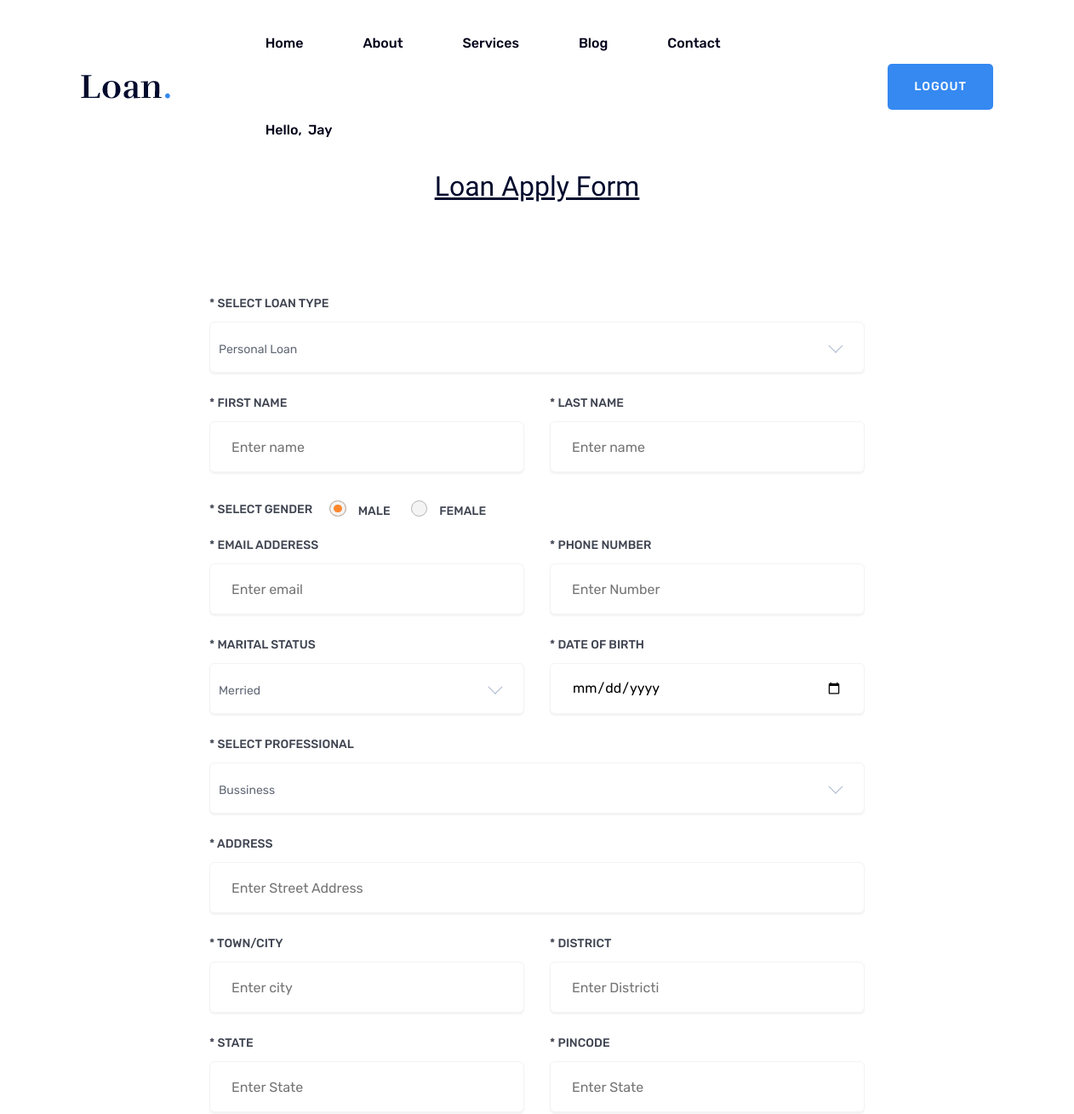
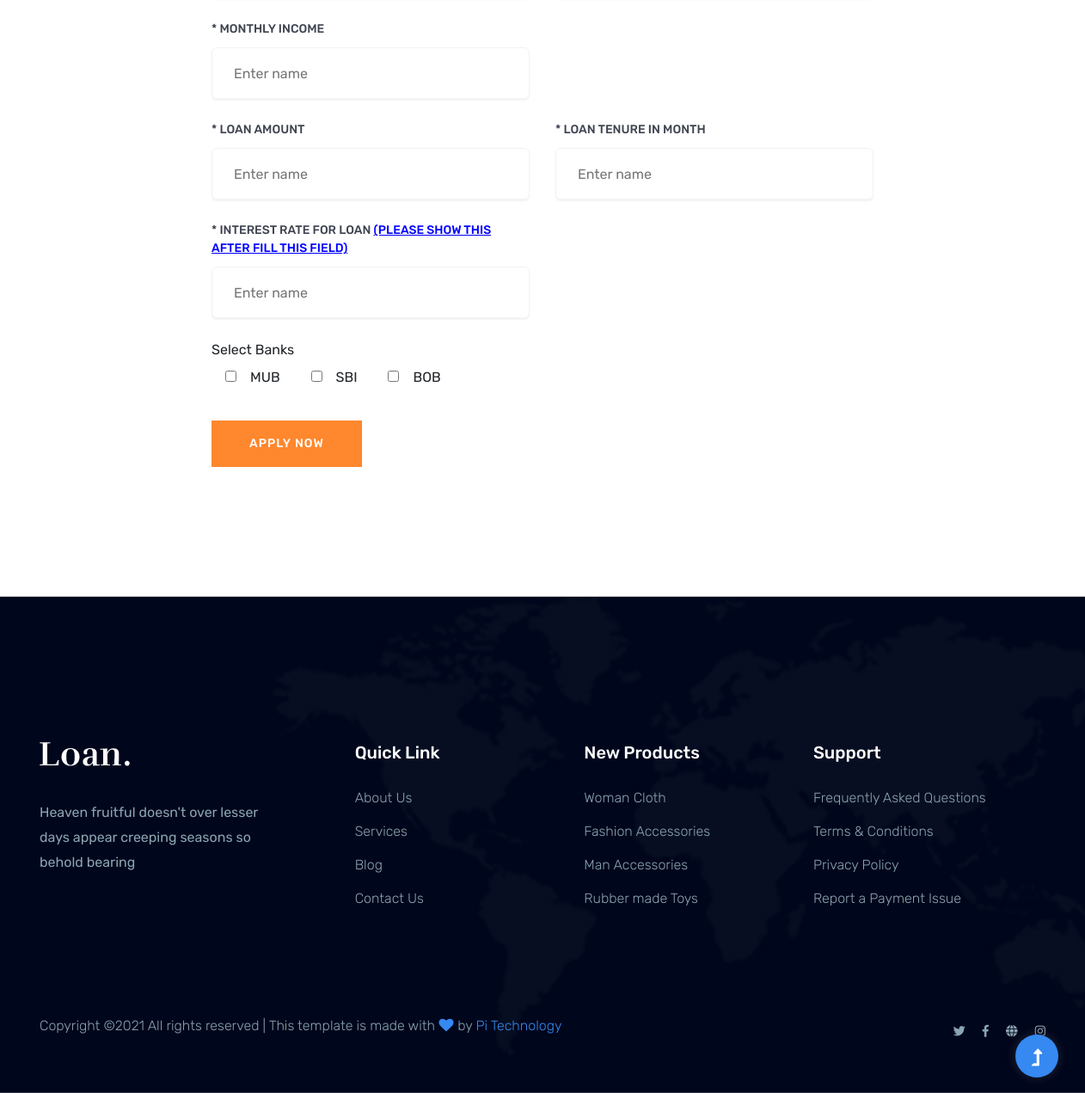
The page /user_management/apply/ (signed in) on the database its author committed (2 pictures, top to bottom).
### login_management/models.py (models this page shows, shortened)
class user_registered(models.Model):
    u_primery_id = models.CharField(max_length = 10,default='')
    firstname = models.CharField(max_length=20)
    lastname = models.CharField(max_length=20)
    email = models.EmailField(max_length=50)
    phone = models.CharField(max_length=10)
    user_image = models.ImageField(upload_to='user_image',default='')
    password = models.CharField(max_length=15)

### main_admin_management/models.py (models this page shows, shortened)
class main_bank(models.Model):
    bankname = models.CharField(max_length=20)
    main_bank_id = models.CharField(max_length=8,default='')
    numberofbranch = models.CharField(max_length=20,default='0')

### user_management/views.py (the view, shortened to what this page needs)
# urls.py: path('apply/',views.apply,name='apply'),
def apply(request):
    if request.session.has_key('id'):
        user_data = get_object_or_404(user_registered,pk=request.session['id'])
        bank_name = main_bank.objects.all()
        return render(request,'user_management/apply.html',{'id':user_data.pk,'user_data':user_data.firstname,'bank_name':bank_name})
    return redirect('/')

### templates/user_management/apply.html (shortened to what this page needs)
{% extends 'base.html' %}
{% load static %}
{% block main %}
<main>
<div class="slider-height2 hero-overly2 d-flex align-items-center">
<div class="container">
<div class="row">
<div class="col-xl-12">
<div class="hero-cap text-center pt-200">
<h2 style="text-decoration: underline;">Loan Apply Form</h2>
</div>
</div>
</div>
</div>
</div>
<div class="apply-area pt-100 pb-150">
<div class="container">
<div class="row justify-content-center">
<div class="col-lg-8">
<div class="apply-wrapper">
<form method="POST">{% csrf_token %}
<div class="row">
<div class="col-lg-12">
<div class="single-form">
<label>* SELECT LOAN TYPE</label>
</div>
</div>
<div class="col-lg-6">
<div class="single-form">
<label>* FIRST NAME</label>
<input type="text" name="firstname" placeholder="Enter name" required>
</div>
</div>
<div class="col-lg-6">
<div class="single-form">
<label>* Last NAME</label>
<input type="text" name="lastname" placeholder="Enter name" required>
</div>
</div>
<div class="col-lg-12">
<div class="single-form  d-flex my-2">
<label>* Select Gender</label>
<div class="select-radio6">
<div class="radio">
<label for="radio-6" class="radio-label">Male</label>
</div>
<div class="radio">
<label for="radio-7" class="radio-label">Female</label>
</div>
</div>
</div>
</div>
<div class="col-lg-6">
<div class="single-form">
<label>* Email Adderess</label>
<input type="email" name="email" placeholder="Enter email" required>
</div>
</div>
<div class="col-lg-6">
<div class="single-form">
<label>* Phone Number</label>
<input type="text" name="phone" placeholder="Enter Number" required>
</div>
</div>
<div class="col-lg-6">
<div class="single-form">
<label>* MARITAL STATUS</label>
</div>
</div>
<div class="col-lg-6">
<div class="single-form">
<label>* Date Of Birth</label>
<input type="date" name="dob" placeholder="Enter Date Of Birth" required>
</div>
</div>
<div class="col-lg-12">
<div class="single-form">
<label>* SELECT PROFESSIONAL</label>
</div>
</div>
<div class="col-lg-12">
<div class="single-form">
<label>* ADDRESS</label>
<input type="text" name="address" placeholder="Enter Street Address" required>
</div>
</div>
<div class="col-lg-6">
<div class="single-form">
<label>* TOWN/CITY</label>
<input type="text" name="city" placeholder="Enter city" required>
</div>
</div>
<div class="col-lg-6">
<div class="single-form">
<label>* DISTRICT</label>
<input type="text" name="district" placeholder="Enter Districti" required >
</div>
</div>
<div class="col-lg-6">
<div class="single-form">
<label>* State</label>
<input type="text" name="state" placeholder="Enter State" required>
</div>
</div>
<div class="col-lg-6">
<div class="single-form">
<label>* PinCode</label>
<input type="text" name="pincode" placeholder="Enter State" required>
</div>
</div>
<div class="col-lg-6">
<div class="single-form">
<label>* MONTHLY INCOME </label>
<input type="text" name="income" placeholder="Enter name" required>
</div>
</div>
<div class="col-lg-6">
</div>
<div class="col-lg-6">
<div class="single-form">
<label>* LOAN AMOUNT </label>
<input type="text" name="l_amount" placeholder="Enter name" required>
</div>
</div>
<div class="col-lg-6">
<div class="single-form">
<label>* LOAN TENURE IN MONTH </label>
<input type="text" name="l_tenure" placeholder="Enter name" required>
</div>
</div>
<div class="col-lg-6">
<div class="single-form">
<label>* Interest Rate For Loan <a  href="https://drive.google.com/drive/u/2/my-drive" style="color:blue;text-decoration: underline;">(Please Show This After Fill This Field)</a></label>
<input type="text" name="l_interest_rate" placeholder="Enter name" required>
</div>
</div>
<div class="col-lg-6">
</div>
<div class="col-lg-12">
<label for="confirm-checkbox">Select Banks</label>
<div class="select-radio6">
{% for i in bank_name %}
<label class="checkbox-inline mx-3">
  <input type="checkbox" value="{{ i.main_bank_id }}" name='{{ i.bankname }}' class="mr-3">{{ i.bankname }}
</label>
{% endfor %}
</div>
</div>
<div class="col-lg-12">
<div class="single-form">
<button class="btn apply-btn mt-30" type="submit">Apply Now</button>
</div>
</div>
</div>
</form>
</div>
</div>
</div>
</div>
</div>
</main>
{% endblock %}

### templates/base.html (shortened to what this page needs)
{% load static%}
<!doctype html>
<html class="no-js" lang="zxx">
<head>
<link rel="stylesheet" href="{% static 'css/bootstrap.min.css'%}">
<link rel="stylesheet" href="{% static 'css/owl.carousel.min.css'%}">
<link rel="stylesheet" href="{% static 'css/slicknav.css'%}">
<link rel="stylesheet" href="{% static 'css/flaticon.css'%}">
<link rel="stylesheet" href="{% static 'css/animate.min.css'%}">
<link rel="stylesheet" href="{% static 'css/magnific-popup.css'%}">
<link rel="stylesheet" href="{% static 'css/fontawesome-all.min.css'%}">
<link rel="stylesheet" href="{% static 'css/themify-icons.css'%}">
 <link rel="stylesheet" href="{% static 'css/slick.css'%}">
<link rel="stylesheet" href="{% static 'css/nice-select.css'%}">
<link rel="stylesheet" href="{% static 'css/style.css'%}">
</head>
<body>
<header>
<div class="header-area header-transparent">
<div class="main-header  header-sticky">
<div class="container-fluid">
<div class="row align-items-center">
<div class="col-xl-2 col-lg-2 col-md-1">
<div class="logo">
<a href="{% url 'login_management:index'%}"><img src="{% static 'img/logo/logo.png'%}" alt=""></a>
</div>
</div>
<div class="col-xl-10 col-lg-10 col-md-10">
	<div class="menu-main d-flex align-items-center justify-content-end">
		<div class="main-menu f-right d-none d-lg-block">
		<nav>
			<ul id="navigation">
				<li><a href="{% url 'login_management:index'%}">Home</a></li>
				<li><a href="{% url 'login_management:aboutus'%}">About</a></li>
				<li><a>Services</a>
				</li>
				<li><a href="{% url 'login_management:blog'%}">Blog</a></li>
				<li><a href="{% url 'login_management:contactus'%}">Contact</a></li>
			{% if id %}
				<li><a>Hello,&nbsp;&nbsp;{{ user_data }}</a>
				</li>
			{% elif bank_admin_id %}
				<li><a>Hello,&nbsp;&nbsp;{{ bank_name }}</a>
				<ul class="submenu">
					<li><a href="{% url 'bank_admin_management:loan_list'%}">Loan List</a></li>
				</ul>
				</li>
			{% endif %}
			</ul>
		</nav>
		</div>
		{% if id %}
		<div class="header-right-btn f-right d-none d-lg-block">
				<a href="{% url 'login_management:logout' %}" class="btn header-btn">Logout</a>
		</div>
		{% elif bank_admin_id %}
		<div class="header-right-btn f-right d-none d-lg-block">
				<a href="{% url 'login_management:logout' %}" class="btn header-btn">Logout</a>
		</div>
		{% elif main_admin_id %}
		<div class="header-right-btn f-right d-none d-lg-block">
				<a href="{% url 'login_management:logout' %}" class="btn header-btn">Logout</a>
		</div>
		{% else %}
		<div class="header-right-btn f-right d-none d-lg-block">
				<a href="{% url 'login_management:login' %}" class="btn header-btn">Login</a>
		</div>
		{% endif %}
	</div>
</div>
<div class="col-12">
</div>
</div>
</div>
</div>
</div>
</header>
{% block main %}
{% endblock %}
<footer>
<div class="footer-area">
<div class="container">
<div class="footer-top footer-padding">
<div class="row justify-content-between">
 <div class="col-xl-3 col-lg-4 col-md-4 col-sm-6">
<div class="single-footer-caption mb-50">
<div class="single-footer-caption mb-30">
<div class="footer-logo">
<a href="{% url 'login_management:index'%}"><img src="{% static 'img/logo/logo2_footer.png'%}" alt=""></a>
</div>
<div class="footer-pera">
<p>Heaven fruitful doesn't over lesser days appear creeping seasons so behold bearing</p>
</div>
</div>
</div>
</div>
<div class="col-xl-2 col-lg-2 col-md-4 col-sm-6">
<div class="single-footer-caption mb-50">
<div class="footer-tittle">
<h4>Quick Link</h4>
<ul>
<li><a href="{% url 'login_management:aboutus'%}">About Us</a></li>
<li><a href="{% url 'login_management:services'%}">Services</a></li>
<li><a href="{% url 'login_management:blog'%}">Blog</a></li>
<li><a href="{% url 'login_management:contactus'%}"> Contact Us</a></li>
</ul>
</div>
</div>
</div>
<div class="col-xl-2 col-lg-3 col-md-4 col-sm-6">
<div class="single-footer-caption mb-50">
<div class="footer-tittle">
<h4>New Products</h4>
<ul>
<li><a href="#">Woman Cloth</a></li>
<li><a href="#">Fashion Accessories</a></li>
<li><a href="#">Man Accessories</a></li>
<li><a href="#">Rubber made Toys</a></li>
</ul>
</div>
</div>
</div>
<div class="col-xl-3 col-lg-3 col-md-4 col-sm-6">
<div class="single-footer-caption mb-50">
<div class="footer-tittle">
<h4>Support</h4>
<ul>
<li><a href="#">Frequently Asked Questions</a></li>
 <li><a href="#">Terms & Conditions</a></li>
<li><a href="#"> Privacy Policy</a></li>
<li><a href="#">Report a Payment Issue</a></li>
</ul>
</div>
</div>
</div>
</div>
</div>
<div class="footer-bottom">
<div class="row d-flex justify-content-between align-items-center">
<div class="col-xl-9 col-lg-8">
<div class="footer-copy-right">
<p>
Copyright &copy;<script>document.write(new Date().getFullYear());</script> All rights reserved | This template is made with <i class="fa fa-heart" aria-hidden="true"></i> by <a href="#" target="_blank">Pi Technology</a>
</p>
</div>
</div>
<div class="col-xl-3 col-lg-4">
<div class="footer-social f-right">
<a href="#"><i class="fab fa-twitter"></i></a>
<a href="#"><i class="fab fa-facebook-f"></i></a>
<a href="#"><i class="fas fa-globe"></i></a>
<a href="#"><i class="fab fa-instagram"></i></a>
</div>
</div>
</div>
</div>
</div>
</div>
</footer>
<div id="back-top">
<a title="Go to Top" href="#"> <i class="fas fa-level-up-alt"></i></a>
</div>
</body>
</html>

### rows shown on the page
user_registered: firstname "Jay"
main_bank: bankname "MUB"
main_bank: bankname "SBI"
main_bank: bankname "BOB"
